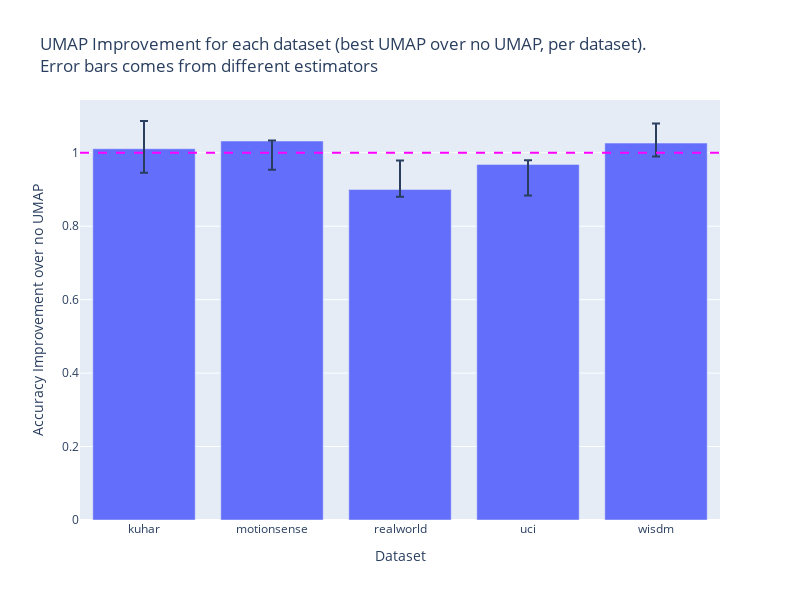
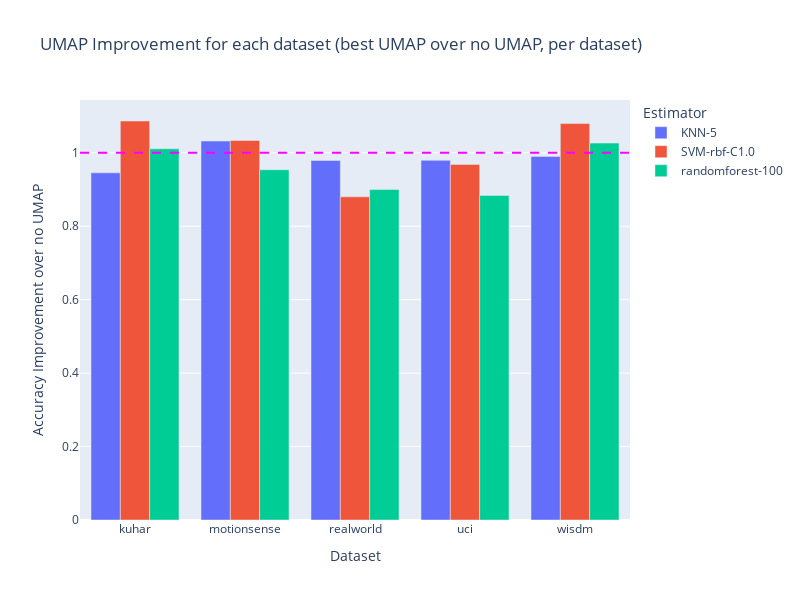

The cell these charts' notebook holds for them, in order:
### Markdown cell above
### a) Qual o impacto no desempenho dos modelos de ML quando o dado de entrada é transformado com o UMAP?

Compararemos, para cada tupla <dataset DS; domíno D; modelo de ML M>, qual é a diferença (razão) de desempenho do modelo M na tarefa de HAR com o dado do dataset DS no domínio D com e sem redução de dimensionalidade.

### Code cell
def get_umap_improvement_over_no_umap(df, new_column_name: str = "umap improvement"):
    experiment_uniq = [c for c in unique_exp_columns if c not in ["reducer_datasets", "umap components"]]

    zero_umap = {}
    for _, subdf in df[df["umap components"] == 0].iterrows():
        zero_umap[tuple(subdf[experiment_uniq].values.tolist())] = subdf["accuracy (mean)"]

    df[new_column_name] = df.apply(lambda x: x["accuracy (mean)"] / zero_umap.get(tuple(x[experiment_uniq].values.tolist()), np.nan), axis=1)
    return df

def filter_max_set_only(df, column: str = "umap improvement"):
    experiment_uniq = [c for c in unique_exp_columns if c not in ["reducer_datasets", "umap components"]]
    df = df.dropna(subset=[column], inplace=False)
    df = df[df["umap components"] > 0]
    lines = [subdf[subdf[column] == subdf[column].max()].iloc[0] for _, subdf in df.groupby(experiment_uniq)]
    df = pd.DataFrame(lines)
    return df

df = results.copy()
df = filter_domain_fft_only(df)
df = filter_features_all(df)
df = filter_reducer_over_all(df)
df = filter_scaler_none(df)
df = filter_view_standardized_intra(df)
df = filter_only_reducer_dataset_equals_train_dataset_or_no_reducer(df)
df = get_umap_improvement_over_no_umap(df)
df = filter_max_set_only(df)

fig = chart_bar_with_error_bars(df, improvement_col="umap improvement", groupby="train_datasets")
fig.add_hline(y=1.0, line_dash="dash", line_color="magenta")
fig.update_layout(
    title="UMAP Improvement for each dataset (best UMAP over no UMAP, per dataset).<br>Error bars comes from different estimators",
    xaxis_title="Dataset",
    yaxis_title="Accuracy Improvement over no UMAP",
    width=800,
    height=600
)
fig.show()

fig = chart_bar_with_side_by_side(df, improvement_col="umap improvement", groupby="estimator", inner_group="train_datasets")
fig.add_hline(y=1.0, line_dash="dash", line_color="magenta")
fig.update_layout(
    title="UMAP Improvement for each dataset (best UMAP over no UMAP, per dataset)",
    xaxis_title="Dataset",
    yaxis_title="Accuracy Improvement over no UMAP",
    legend_title="Estimator",
    width=800,
    height=600
)
fig.show()

### Figure 1 — Plotly figure (JSON) as saved in the notebook; plotly's stock layout.template omitted (floating-point values rounded to 4 significant figures)
{"data": [{"error_y": {"array": [0.07564, 0.001613, 0.07927, 0.01096, 0.05315], "arrayminus": [0.06558, 0.07817, 0.0199, 0.08462, 0.0362], "symmetric": false, "type": "data"}, "type": "bar", "x": ["kuhar", "motionsense", "realworld", "uci", "wisdm"], "y": [1.011, 1.032, 0.8999, 0.9684, 1.026]}], "layout": {"height": 600, "shapes": [{"line": {"color": "magenta", "dash": "dash"}, "type": "line", "x0": 0, "x1": 1, "xref": "x domain", "y0": 1, "y1": 1, "yref": "y"}], "title": {"text": "UMAP Improvement for each dataset (best UMAP over no UMAP, per dataset).<br>Error bars comes from different estimators"}, "width": 800, "xaxis": {"title": {"text": "Dataset"}}, "yaxis": {"title": {"text": "Accuracy Improvement over no UMAP"}}}}

### Figure 2 — Plotly figure (JSON) as saved in the notebook; plotly's stock layout.template omitted (floating-point values rounded to 4 significant figures)
{"data": [{"name": "KNN-5", "type": "bar", "x": ["kuhar", "motionsense", "realworld", "uci", "wisdm"], "y": [0.9453, 1.032, 0.9792, 0.9794, 0.9902]}, {"name": "SVM-rbf-C1.0", "type": "bar", "x": ["kuhar", "motionsense", "realworld", "uci", "wisdm"], "y": [1.087, 1.034, 0.88, 0.9684, 1.08]}, {"name": "randomforest-100", "type": "bar", "x": ["kuhar", "motionsense", "realworld", "uci", "wisdm"], "y": [1.011, 0.9538, 0.8999, 0.8838, 1.026]}], "layout": {"height": 600, "legend": {"title": {"text": "Estimator"}}, "shapes": [{"line": {"color": "magenta", "dash": "dash"}, "type": "line", "x0": 0, "x1": 1, "xref": "x domain", "y0": 1, "y1": 1, "yref": "y"}], "title": {"text": "UMAP Improvement for each dataset (best UMAP over no UMAP, per dataset)"}, "width": 800, "xaxis": {"title": {"text": "Dataset"}}, "yaxis": {"title": {"text": "Accuracy Improvement over no UMAP"}}}}
